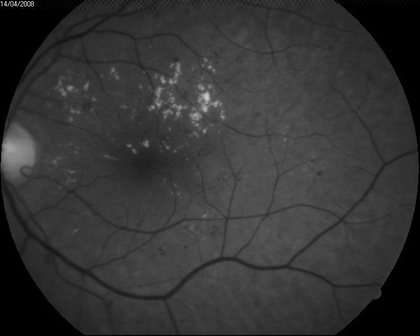
%> input picture Reciver Side/Embed_IMAge.tiff, 420 x 336 px, shrunk from 720 x 576 before the run
$ octave Reciver_Stegno_Extraction.m   (GNU Octave 9; MATLAB toolbox functions it lacks are replaced by stand-ins)
%> lines starting %> are read from the running program, lines starting %| are printed output that depends on the picture
clc;
disp('STEGANOGRAPY EXTRACTION FOR THESIS | SDP2');
disp('Stego-Object found');
clear all;
close all;

Embed_IMAge=imread('Embed_IMAge.tiff');
%> Embed_IMAge is the input picture: size 336x420 uint8; min 0, max 229, mean 52.2
figure,imshow(Embed_IMAge);
impixelinfo;
title('Stego Image');

load('Embed_IMAge.mat')
[LL1,HL1,LH1,HH1]=dwt2(Embed_IMAge,'haar');
dwt_1=[LL1,HL1;LH1,HH1];
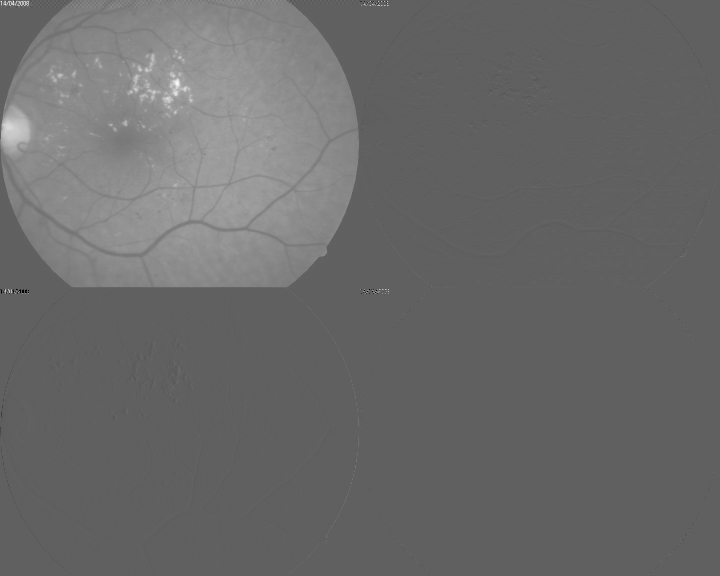
%> dwt_1: size 576x720 double; min -255, max 420.5, mean 26.1; drawn with min black and max white
figure,imshow(dwt_1,[]);
title('1-level decomposed cover image');

[LL2,HL2,LH2,HH2]=dwt2(LL1,'haar');
b_1=[LL2,HL2;LH2,HH2];
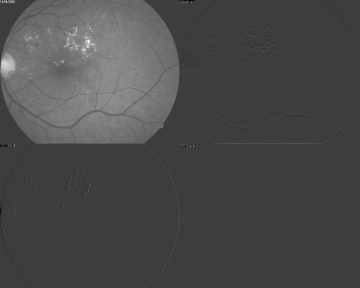
%> b_1: size 288x360 double; min -254.8, max 800, mean 52.2; drawn with min black and max white
dwt_2=[b_1,HL1;LH1,HH1];
figure,imshow(dwt_2,[]);
title('2-level decomposed cover image');

[LL3,HL3,LH3,HH3]=dwt2(LL2,'haar');
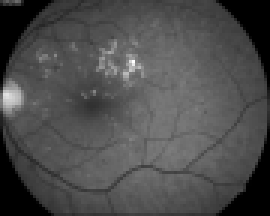
%> LL3: size 72x90 double (shown 3 times larger); min 0, max 1387.4, mean 417.6; drawn with min black and max white
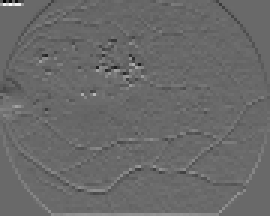
%> HL3: size 72x90 double (shown 3 times larger); min -220.9, max 313.6, mean 0.7; drawn with min black and max white
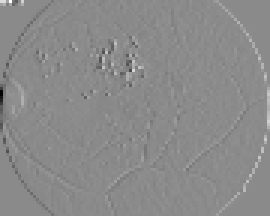
%> LH3: size 72x90 double (shown 3 times larger); min -376.1, max 314.8, mean 0.2; drawn with min black and max white
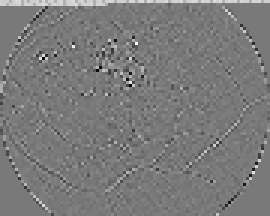
%> HH3: size 72x90 double (shown 3 times larger); min -70, max 77.13, mean 0.9; drawn with min black and max white
c_1=[LL3,HL3;LH3,HH3];
cc_1=[c_1,HL2;LH2,HH2];
dwt_3=[cc_1,HL1;LH1,HH1];
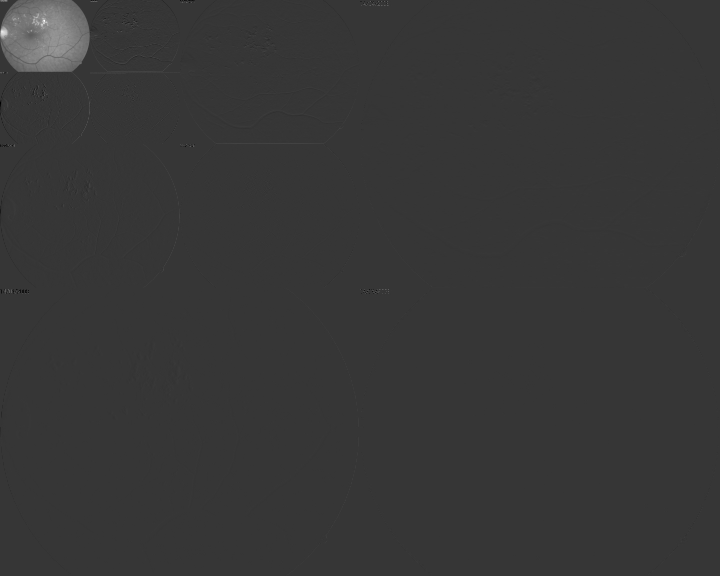
%> dwt_3: size 576x720 double; min -376.1, max 1387.4, mean 6.6; drawn with min black and max white
figure,imshow(dwt_3,[]);
title('3-level decomposed cover image');

[Rows_3 Col_3]=size(HH3);
%> Rows_3 = 72; Col_3 = 90
HH3_16 = (HH3);
Length_2 = 126;
Length_4 = 1;


%Extraction loop
for D=1:Rows_3
    for E=1:Col_3
        if(Length_4 <= Length_2 )
          Extract(Length_4)= HH3_16(D,E);
        end
        Length_4 =Length_4+1;
    end
end
%> after the loop, Extract = 126 values, max 57 at index 74, min 32 at index 4, mean 46.72; Length_4 = 6481

Extract_Data = uint8(Extract);
%> Extract_Data = 126 values, max 57 at index 72, min 32 at index 4, mean 46.72

idwt_1=idwt2(LL3,HL3,LH3,HH3,'haar');
figure,imshow(idwt_1,[]);
title('3-level embedded image');

idwt_2=idwt2(idwt_1,HL2,LH2,HH2,'haar');
figure,imshow(idwt_2,[]);
title('2-level embedded image');

idwt_3=idwt2(idwt_2,HL1,LH1,HH1,'haar');
figure,imshow(idwt_3,[]);
title('3-level embedded image');

Extract=uint8(idwt_3);
figure(),imshow(Extract,[]);
impixelinfo;
title('Extracted Cover Image');

imwrite(Extract,'Extract.tiff');
disp('Stego-Object created');

disp('Text message extracted');
fid=fopen('extraction.txt','w');
for F=1:Length_2
    fprintf(fid,'%c',Extract_Data(F));
end
